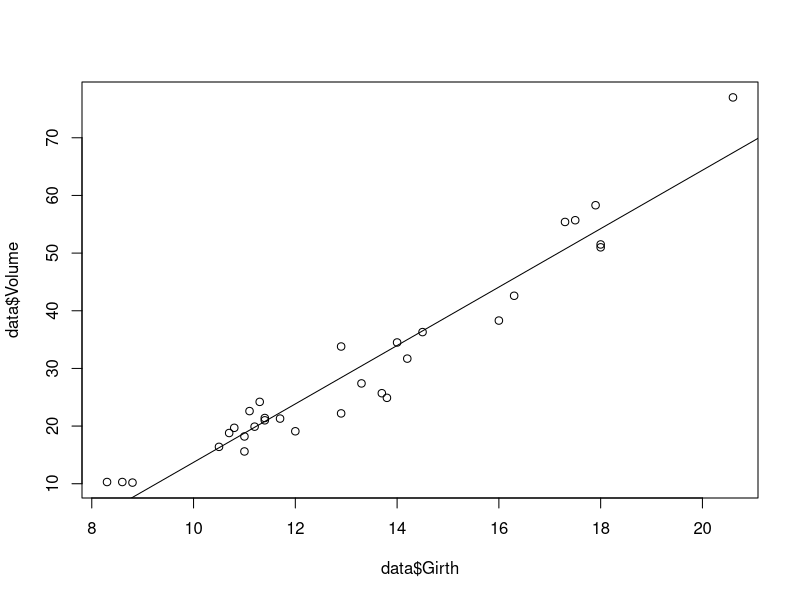

This chart was generated by the following R code:
# 回帰分析 (ブラックチェリー木の円周、高さとボリューム)
data = data.frame(trees)
data

重回帰結果 = lm(data$Volume~data$Girth+data$Height)
summary(重回帰結果)
# Girthがp値0.01未満

単回帰結果 = lm(data$Volume~data$Girth)
summary(単回帰結果)

plot(data$Girth, data$Volume)
abline(単回帰結果)

